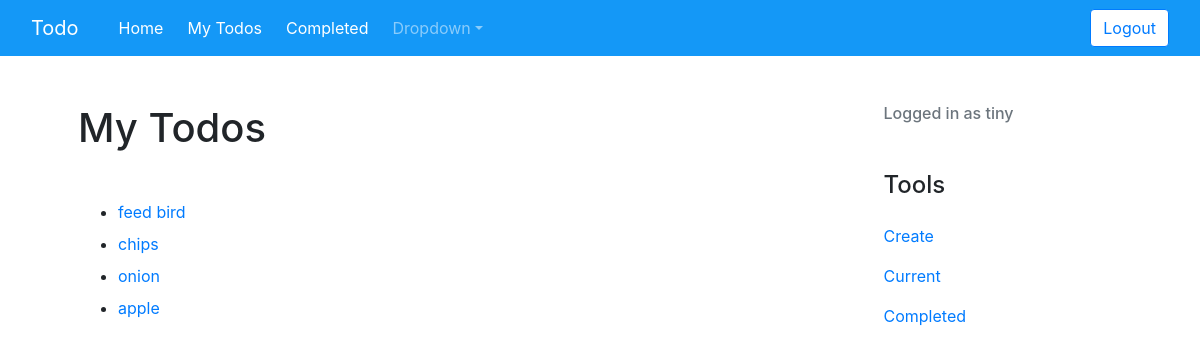
/current/ (signed in), run on an earlier commit of the app's database.
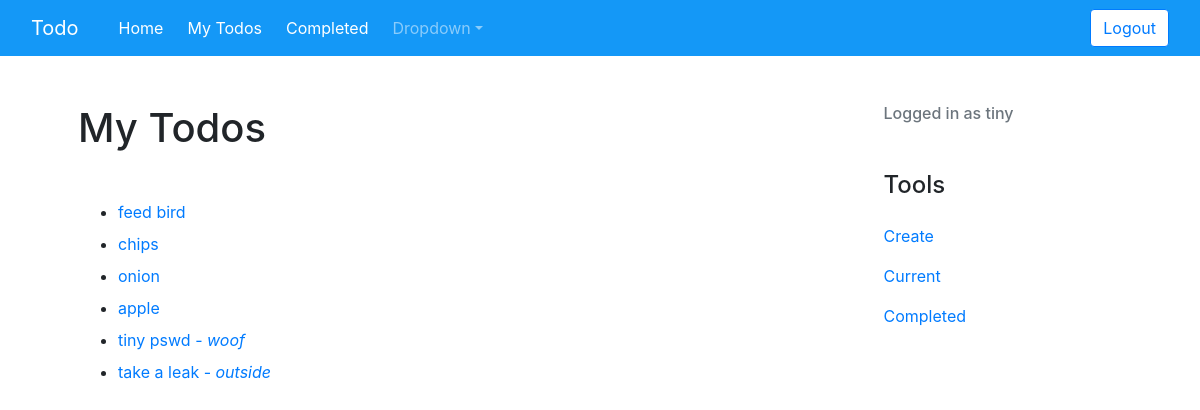
And on a later commit of the database.
### todo/models.py (models this page shows, shortened)
class Todo(models.Model):
    title = models.CharField(max_length=100)
    memo = models.TextField(blank=True)
    created = models.DateTimeField(auto_now_add=True)
    datecompleted = models.DateTimeField(null=True, blank=True)
    important = models.BooleanField(default=False)
    user = models.ForeignKey(User, on_delete=models.CASCADE)
    quantity = models.CharField(max_length=100, blank=True)
    photo_main = models.ImageField(upload_to='photos/%Y/%m%d/', blank=True, null=True)
    need_by_date = models.CharField(max_length=100, blank=True, null=True)

### todo/views.py (the view)
# urls.py: path('current/', views.currenttodos, name='currenttodos'),
@login_required
def currenttodos(request):
    todos = Todo.objects.filter(user=request.user, datecompleted__isnull=True)
    return render(request, 'todo/currenttodos.html', {'todos':todos})

### todo/templates/todo/currenttodos.html
{% extends 'todo/base.html' %}
{% block content %}
        <h1 class="mb-5">My Todos</h1>
    <ul>
        {% for todo in todos %}
        <li class="mb-2">
            <a href="{% url 'viewtodo' todo.id %}">
            {% if todo.important %}<b>{% endif %}{{ todo.title }}{% if todo.important %}</b>{% endif %}
            {% if todo.memo %} -
                {% if todo.memo %}<em>{% endif %} {{ todo.memo }} {% if todo.memo %}</em>{% endif %}
            {% endif %}
            </a>
        </li>
        {% endfor %}
    </ul>
    </div>
{% endblock %}

What changed in the data, as far as the page shows it:
added Todo: title "tiny pswd", memo "woof"
added Todo: title "take a leak", memo "outside"
